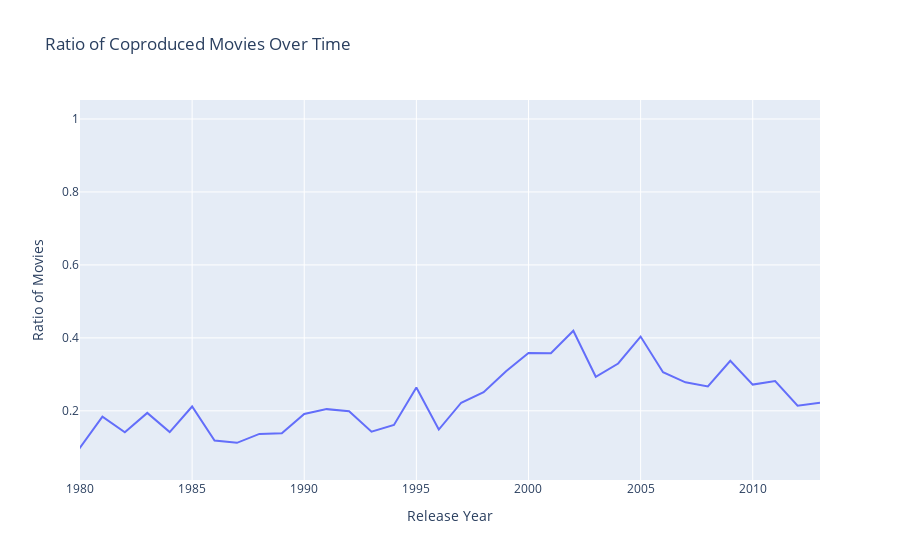

Notebook code cell kept with this figure:
### Code cell
# Filter data to include only movies with more than one co-production country
filtered_data = countries_analysis[countries_analysis['num_coprod'] > 1]

# Count the number of movies per year
movies_per_year = filtered_data.groupby('release_date').size()

# Count the total number of movies per year
total_movies_per_year = countries_analysis.groupby('release_date').size()

# Calculate the ratio
ratio_movies = movies_per_year / total_movies_per_year

# Create an interactive line plot
fig = go.Figure()

fig.add_trace(go.Scatter(
    x=ratio_movies.index, 
    y=ratio_movies.values,
    mode='lines',
    name='Ratio of Movies', 
    hoverinfo='y'
))

fig.update_layout(
    title='Ratio of Coproduced Movies Over Time',
    xaxis=dict(title='Release Year', range=[1980, 2013], dtick=5),
    yaxis_title='Ratio of Movies',
    hovermode='closest'
)

# offline.plot(fig, filename='docs/plots/movies_coprod_ratio.html', auto_open=False)

fig.show()

### Figure 1 — Plotly figure (JSON) as saved in the notebook; plotly's stock layout.template omitted (floating-point values rounded to 4 significant figures)
{"data": [{"hoverinfo": "y", "mode": "lines", "name": "Ratio of Movies", "type": "scatter", "x": [1921, 1926, 1927, 1931, 1932, 1935, 1936, 1937, 1938, 1939, 1940, 1941, 1942, 1943, 1944, 1945, 1946, 1947, 1948, 1949, 1950, 1951, 1952, 1953, 1954, 1955, 1956, 1957, 1958, 1959, 1960, 1961, 1962, 1963, 1964, 1965, 1966, 1967, 1968, 1969, 1970, 1971, 1972, 1973, 1974, 1975, 1976, 1977, 1978, 1979, 1980, 1981, 1982, 1983, 1984, 1985, 1986, 1987, 1988, 1989, 1990, 1991, 1992, 1993, 1994, 1995, 1996, 1997, 1998, 1999, 2000, 2001, 2002, 2003, 2004, 2005, 2006, 2007, 2008, 2009, 2010, 2011, 2012, 2013, 2014], "y": [null, null, 0.5, null, null, null, null, null, null, null, null, null, null, 1, null, null, 0.125, 0.25, null, 0.4, null, 0.3333, null, 0.125, 0.2, 0.3333, null, 0.4, 0.25, 0.2, null, null, 0.3333, 0.25, 0.25, 0.3333, null, 0.1429, 0.3636, null, 0.1765, 0.2667, null, 0.2, null, 0.1923, 0.16, 0.0625, 0.1455, 0.1642, 0.0989, 0.1839, 0.1414, 0.1944, 0.1418, 0.2119, 0.1184, 0.1124, 0.1368, 0.1387, 0.1916, 0.2047, 0.1988, 0.1429, 0.1613, 0.264, 0.1486, 0.2222, 0.2511, 0.3088, 0.3587, 0.3577, 0.4196, 0.2934, 0.3298, 0.4036, 0.306, 0.2782, 0.2668, 0.3372, 0.272, 0.2816, 0.2143, 0.2222, null]}], "layout": {"hovermode": "closest", "title": {"text": "Ratio of Coproduced Movies Over Time"}, "xaxis": {"dtick": 5, "range": [1980, 2013], "title": {"text": "Release Year"}}, "yaxis": {"title": {"text": "Ratio of Movies"}}}}
